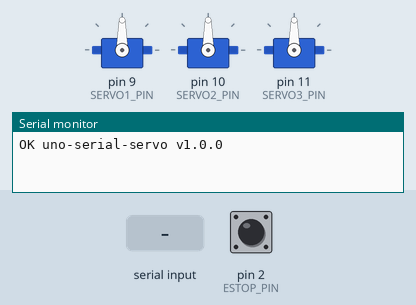
Bench run of a sketch on a simulated Arduino Uno, built with avr-gcc and run on an emulated ATmega328P. On the bench: 3 × servo, the last lines printed to the serial monitor. The test bench sets the inputs (shaded band); at power-on: pin 2 (ESTOP_PIN) HIGH.

Above: at 1.2 s.
1.3 s: "J,-90,-90,-90\n" received over Serial
At 2.5 s:
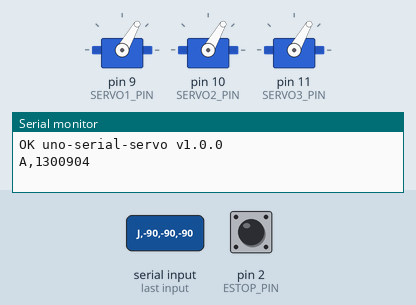
2.8 s: "H90\n" received over Serial
At 3.7 s:
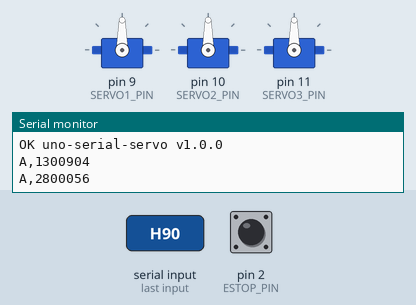
Timing chart, 0 to 5.8 s (numbered marks = the images above; inputs shaded):
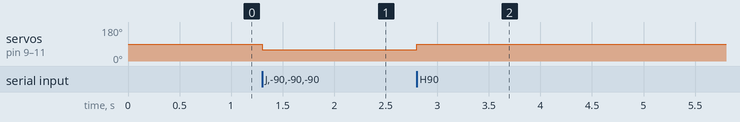

Measured:
- after the input at 1.3 s, servo on pin 9 (SERVO1_PIN), servo on pin 10 (SERVO2_PIN), servo on pin 11 (SERVO3_PIN): 90° → 60° at once
- after the input at 2.8 s, servo on pin 9 (SERVO1_PIN), servo on pin 10 (SERVO2_PIN), servo on pin 11 (SERVO3_PIN): 60° → 90° at once

The sketch:

uno-serial-servo.ino
```cpp
// ============================================================================
//  uno-serial-servo.ino — firmware điều khiển 3 servo qua giao thức Serial
// ----------------------------------------------------------------------------
//  Mục đích: nhận góc khớp qua Serial và trả A,<micros> ngay khi nhận xong dòng,
//  để đo trễ vòng (round-trip latency) thực tế — phục vụ Phương án 3.
//
//  Giao thức (mỗi lệnh một dòng, kết thúc '\n'):
//    J,<t1>,<t2>,<t3>  -> A,<micros>   đặt góc 3 khớp (độ, cho phép âm)
//    H                 -> A,<micros>   về vị trí home
//    P                 -> P,<micros>   ping
//    S                 -> S,<trạng thái>
//
//  An toàn:
//    - Mọi góc bị CLAMP vào giới hạn từng khớp (config.h) trước khi xuất xung.
//    - Khởi động: attach xung trung tính rồi quét từ từ về home (không giật).
//    - Dừng khẩn cấp ESTOP_PIN active-low: servo về trung tính, từ chối J/H.
//    - Không dùng delay(): đọc Serial không blocking, quét home bằng millis().
//
//  Chân nối dây: xem config.h. Xung servo 500–2500 µs @ 50 Hz.
// ============================================================================

#include <Servo.h>
#include "config.h"

// ------------------------------ Đối tượng -----------------------------------
Servo servo[NUM_SERVOS];

const uint8_t SERVO_PIN[NUM_SERVOS]  = { SERVO1_PIN, SERVO2_PIN, SERVO3_PIN };
const float   JOINT_MIN[NUM_SERVOS]  = { JOINT1_MIN_DEG, JOINT2_MIN_DEG, JOINT3_MIN_DEG };
const float   JOINT_MAX[NUM_SERVOS]  = { JOINT1_MAX_DEG, JOINT2_MAX_DEG, JOINT3_MAX_DEG };
const float   HOME_DEG[NUM_SERVOS]   = { HOME1_DEG, HOME2_DEG, HOME3_DEG };

// Trạng thái góc: currentDeg là góc đang xuất xung hiện tại, targetDeg là đích.
float currentDeg[NUM_SERVOS];
float targetDeg[NUM_SERVOS];

// Bộ đệm nhận dòng lệnh.
char    rxBuf[SERIAL_RX_BUF];
uint8_t rxLen = 0;

// Trạng thái an toàn.
bool          homing       = false;   // đang quét về home lúc khởi động
bool          estopLatched = false;   // đã áp dừng khẩn cấp (tránh gọi lặp)
unsigned long lastHomeStepMs = 0;

// ------------------------------ Tiện ích ------------------------------------
static inline float clampf(float v, float lo, float hi) {
  if (v < lo) return lo;
  if (v > hi) return hi;
  return v;
}

// Xuất xung cho một servo từ góc (độ), có CLAMP giới hạn khớp.
static void writeServo(uint8_t idx, float angleDeg) {
  float a = clampf(angleDeg, JOINT_MIN[idx], JOINT_MAX[idx]);
  float frac = (a - SERVO_MIN_DEG) / (SERVO_MAX_DEG - SERVO_MIN_DEG);
  long us = (long)(SERVO_MIN_US + frac * (SERVO_MAX_US - SERVO_MIN_US));
  us = constrain(us, (long)SERVO_MIN_US, (long)SERVO_MAX_US);
  servo[idx].writeMicroseconds((int)us);
}

// Quét currentDeg -> targetDeg một bước (chỉ dùng lúc homing, không giật).
static bool stepHoming() {
  bool allDone = true;
  for (uint8_t i = 0; i < NUM_SERVOS; i++) {
    float d = targetDeg[i] - currentDeg[i];
    if (d >  HOME_STEP_DEG)      { currentDeg[i] += HOME_STEP_DEG; allDone = false; }
    else if (d < -HOME_STEP_DEG) { currentDeg[i] -= HOME_STEP_DEG; allDone = false; }
    else                         { currentDeg[i]  = targetDeg[i]; }
    writeServo(i, currentDeg[i]);
  }
  return allDone;
}

// ------------------------------ Phân tích lệnh -------------------------------
// Parse "J,t1,t2,t3" -> 3 góc. Trả false nếu sai cú pháp / thiếu số.
static bool parseAngles(const char* s, float out[NUM_SERVOS]) {
  char buf[SERIAL_RX_BUF];
  strncpy(buf, s, SERIAL_RX_BUF - 1);
  buf[SERIAL_RX_BUF - 1] = '\0';

  char* tok = strtok(buf, ",");         // bỏ "J"
  if (tok == NULL) return false;

  uint8_t n = 0;
  while ((tok = strtok(NULL, ",")) != NULL && n < NUM_SERVOS) {
    out[n++] = atof(tok);
  }
  return (n == NUM_SERVOS);
}

// In trạng thái (lệnh S).
static void printStatus(unsigned long nowMicros) {
  Serial.print(F("S,v=" FIRMWARE_VERSION ",uptime_ms="));
  Serial.print(millis());
  Serial.print(F(",homing="));
  Serial.print(homing ? 1 : 0);
  Serial.print(F(",estop="));
  Serial.print(digitalRead(ESTOP_PIN) == ESTOP_ACTIVE_LEVEL ? 1 : 0);
  for (uint8_t i = 0; i < NUM_SERVOS; i++) {
    Serial.print(F(",a"));
    Serial.print(i + 1);
    Serial.print(F("="));
    Serial.print(currentDeg[i], 1);
    Serial.print(F("/"));
    Serial.print(targetDeg[i], 1);
    Serial.print(F("["));
    Serial.print(JOINT_MIN[i], 1);
    Serial.print(F(".."));
    Serial.print(JOINT_MAX[i], 1);
    Serial.print(F("]"));
  }
  Serial.println();
}

// Xử lý một dòng lệnh đã nhận đủ. nowMicros = micros() ngay thời điểm nhận xong.
static void handleCommand(const char* cmd, unsigned long nowMicros) {
  switch (cmd[0]) {
    case 'J': case 'j': {
      if (eStopActive()) { Serial.println(F("E,ESTOP")); return; }
      float t[NUM_SERVOS];
      if (!parseAngles(cmd, t)) { Serial.println(F("E,SYNTAX")); return; }
      homing = false;  // hủy quét home nếu đang dở
      for (uint8_t i = 0; i < NUM_SERVOS; i++) {
        targetDeg[i]  = clampf(t[i], JOINT_MIN[i], JOINT_MAX[i]);
        currentDeg[i] = targetDeg[i];
        writeServo(i, targetDeg[i]);
      }
      Serial.print(F("A,")); Serial.println(nowMicros);
      break;
    }
    case 'H': case 'h': {
      if (eStopActive()) { Serial.println(F("E,ESTOP")); return; }
      homing = false;
      for (uint8_t i = 0; i < NUM_SERVOS; i++) {
        targetDeg[i]  = HOME_DEG[i];
        currentDeg[i] = targetDeg[i];
        writeServo(i, targetDeg[i]);
      }
      Serial.print(F("A,")); Serial.println(nowMicros);
      break;
    }
    case 'P': case 'p': {
      Serial.print(F("P,")); Serial.println(nowMicros);
      break;
    }
    case 'S': case 's': {
      printStatus(nowMicros);
      break;
    }
    default:
      Serial.println(F("E,UNKNOWN"));
      break;
  }
}

// Đọc Serial không blocking, tách dòng rồi xử lý ngay.
static void processSerial() {
  while (Serial.available() > 0) {
    char c = (char)Serial.read();
    if (c == '\n' || c == '\r') {
      if (rxLen > 0) {                 // bỏ qua dòng rỗng (để \r\n không kích 2 lần)
        rxBuf[rxLen] = '\0';
        handleCommand(rxBuf, micros());
        rxLen = 0;
      }
    } else if (rxLen < SERIAL_RX_BUF - 1) {
      rxBuf[rxLen++] = c;
    } else {
      rxLen = 0;                       // tràn bộ đệm: bỏ dòng này
    }
  }
}

// ------------------------------ An toàn: dừng khẩn cấp -----------------------
// Nếu chân ESTOP tích cực -> servo về trung tính và chặn lệnh J/H.
static bool eStopActive() {
  return (digitalRead(ESTOP_PIN) == ESTOP_ACTIVE_LEVEL);
}

static void applyEStop() {
  for (uint8_t i = 0; i < NUM_SERVOS; i++) {
    servo[i].writeMicroseconds(SERVO_NEUTRAL_US);
  }
  currentDeg[0] = currentDeg[1] = currentDeg[2] = 0.0f;
  targetDeg[0] = targetDeg[1] = targetDeg[2] = 0.0f;
  homing = false;
}

// ------------------------------ setup / loop --------------------------------
void setup() {
  Serial.begin(SERIAL_BAUD);
  pinMode(ESTOP_PIN, INPUT_PULLUP);

  // Attach ở xung trung tính (1500 µs = 0°) để tránh giật lúc cấp nguồn.
  for (uint8_t i = 0; i < NUM_SERVOS; i++) {
    servo[i].attach(SERVO_PIN[i], SERVO_MIN_US, SERVO_MAX_US);
    servo[i].writeMicroseconds(SERVO_NEUTRAL_US);
    currentDeg[i] = 0.0f;
    targetDeg[i] = HOME_DEG[i];
  }

  // Bắt đầu quét từ từ về home.
  homing = true;
  lastHomeStepMs = millis();

  Serial.print(F("OK uno-serial-servo v" FIRMWARE_VERSION));
  Serial.println();
}

void loop() {
  processSerial();

  // Quét home (không delay, chỉ bước khi đủ chu kỳ).
  if (homing && !eStopActive()) {
    if (millis() - lastHomeStepMs >= HOME_STEP_MS) {
      lastHomeStepMs = millis();
      if (stepHoming()) homing = false;
    }
  }

  // Dừng khẩn cấp: một lần khi chuyển sang trạng thái dừng thì kéo servo về trung
  // tính và giữ. Khi chân ESTOP nhả ra, cho phép điều khiển lại (servo vẫn đứng
  // trung tính cho tới khi có lệnh J/H kế tiếp).
  if (eStopActive()) {
    if (!estopLatched) { applyEStop(); estopLatched = true; }
  } else {
    estopLatched = false;
  }
}
```

config.h
```cpp
// ============================================================================
//  config.h — thông số phần cứng & giao thức cho firmware "uno-serial-servo"
// ----------------------------------------------------------------------------
//  Mọi hằng số đều ghi rõ nguồn:
//    [DATASHEET]  : lấy từ datasheet / tài liệu chính thức
//    [GIẢ ĐỊNH]   : chưa đo trên phần cứng thật — PHẢI chốt lại trước khi chạy
// ============================================================================
#pragma once

// ------------------------------ Phiên bản ----------------------------------
#define FIRMWARE_VERSION "1.0.0"

// ------------------------------ Giao thức -----------------------------------
// Mỗi lệnh một dòng, kết thúc bằng '\n' (LF). Baud 115200, 8N1.
//   J,<t1>,<t2>,<t3>  -> A,<micros>   (đặt 3 góc khớp, độ, cho phép âm)
//   H                 -> A,<micros>   (về vị trí home)
//   P                 -> P,<micros>   (ping)
//   S                 -> S,<trạng thái>
#define SERIAL_BAUD       115200UL
// [DATASHEET] CH340/ATmega16U2 hỗ trợ 115200 8N1; chọn 115200 để giảm trễ truyền
//   (mỗi byte ~87 µs). Giảm xuống 57600 nếu nhiễu gây lỗi khung.

// ------------------------------ Chân kết nối --------------------------------
// Arduino UNO R3 (ATmega328P). Ba chân PWM — thư viện Servo.h dùng Timer1 cho
// tất cả kênh nên các chân không xung đột timer.
#define SERVO1_PIN        9     // [GIẢ ĐỊNH] khớp 1 (base)  — nối dây tín hiệu servo 1
#define SERVO2_PIN        10    // [GIẢ ĐỊNH] khớp 2 (vai)   — nối dây tín hiệu servo 2
#define SERVO3_PIN        11    // [GIẢ ĐỊNH] khớp 3 (khuỷu) — nối dây tín hiệu servo 3

// Chân dừng khẩn cấp (tùy chọn). Active-LOW: nối công tắc thường đóng (NC) xuống
// GND; khi hở mạch (pin đọc LOW) là dừng khẩn cấp. Nội trở kéo lên bật sẵn.
#define ESTOP_PIN         2     // INT0, INPUT_PULLUP
#define ESTOP_ACTIVE_LEVEL LOW  // mức logic = dừng khẩn cấp

// ------------------------------ Xung servo (PWM) ----------------------------
// [DATASHEET/quy ước servo hobby] Khung 20 ms (50 Hz), xung 500–2500 µs quét hết
// hành trình. Trung tính 1500 µs. Với phần lớn servo 180°:
//   500 µs -> -90°, 1500 µs -> 0°, 2500 µs -> +90°.
#define SERVO_FRAME_US    20000UL  // 20 ms = 50 Hz
#define SERVO_MIN_US      500      // xung ngắn nhất
#define SERVO_MAX_US      2500     // xung dài nhất
#define SERVO_NEUTRAL_US  1500     // (MIN+MAX)/2 = vị trí trung tính 0°
// [GIẢ ĐỊNH] Cặp góc cực trị tương ứng với 500/2500 µs. Một số servo thực tế chỉ
// chạy tuyến tính trong 1000–2000 µs; CẦN hiệu chỉnh từng servo bằng lệnh quét.
#define SERVO_MIN_DEG     -90.0f
#define SERVO_MAX_DEG     +90.0f

// ------------------------------ Giới hạn hành trình --------------------------
// [GIẢ ĐỊNH] Giới hạn cơ khí an toàn từng khớp (độ). Mọi lệnh J đều bị CLAMP vào
// khoảng này TRƯỚC khi xuất xung. Chốt lại theo bản vẽ cơ khí / đo tay trước khi
// gắn tải.
#define JOINT1_MIN_DEG    -30.0f
#define JOINT1_MAX_DEG    +80.0f
#define JOINT2_MIN_DEG    -30.0f
#define JOINT2_MAX_DEG    +80.0f
#define JOINT3_MIN_DEG    -30.0f
#define JOINT3_MAX_DEG    +80.0f

// ------------------------------ Vị trí home ---------------------------------
// [GIẢ ĐỊNH] Vị trí an toàn khi khởi động / lệnh H. 0° = xung trung tính 1500 µs.
#define HOME1_DEG         0.0f
#define HOME2_DEG         0.0f
#define HOME3_DEG         0.0f

// ------------------------------ An toàn khởi động ----------------------------
// Khi cấp nguồn, servo được attach ở xung trung tính rồi QUÉT TỪ TỪ về home để
// tránh giật. Tham số quét:
#define HOME_STEP_DEG     1.0f    // độ / bước quét
#define HOME_STEP_MS      20UL    // chu kỳ một bước (không dùng delay(), dùng millis)
// Lưu ý: bước quét ~1°/20 ms tức ~50 °/s; chậm để an toàn, điều chỉnh khi đã chốt
// tải trọng.

// ------------------------------ Khác ----------------------------------------
#define NUM_SERVOS        3
#define SERIAL_RX_BUF     64      // độ dài tối đa một dòng lệnh (đủ "J,-90,-90,-90")
```
